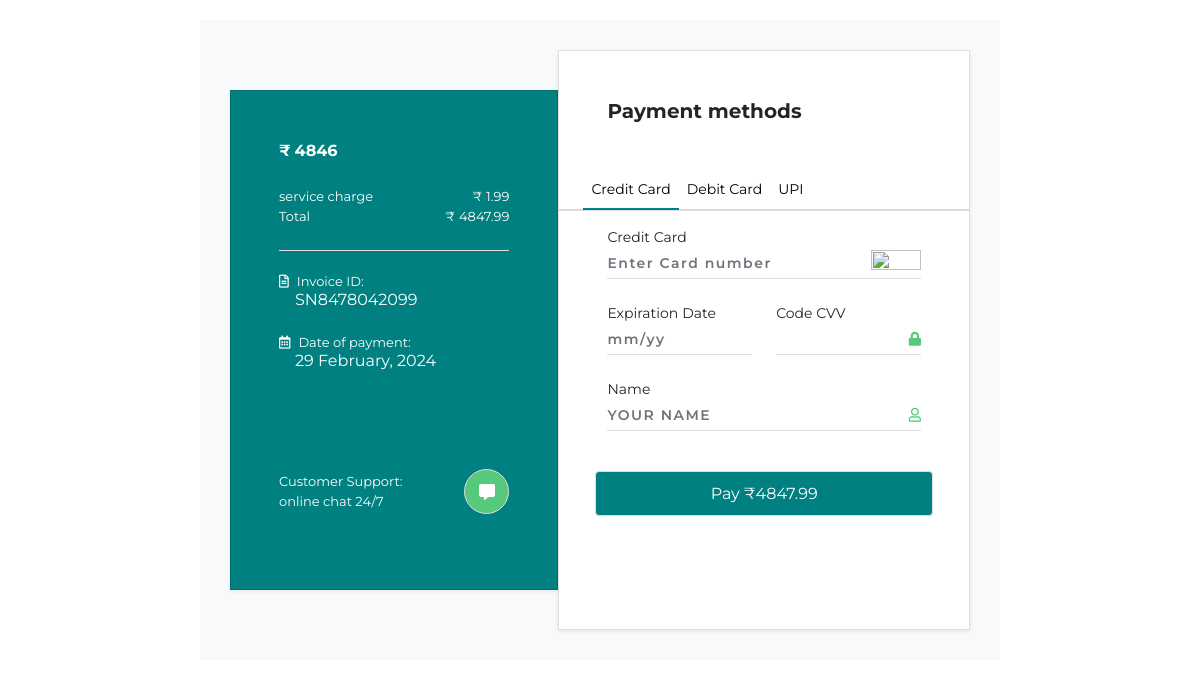
Page /onlinepay.php?oid=76 on the committed database.
### tables this page shows
CREATE TABLE `order_tbl` (
  `order_id` int(3) NOT NULL,
  `user_id` int(5) NOT NULL,
  `order_date` date NOT NULL DEFAULT current_timestamp(),
  `order_status` varchar(15) NOT NULL,
  `order_amount` int(6) NOT NULL,
  `discount` int(4) NOT NULL,
  `fname` varchar(10) NOT NULL,
  `lname` varchar(20) NOT NULL,
  `mobile` bigint(11) NOT NULL,
  `email` varchar(50) NOT NULL,
  `shipping_address` text NOT NULL,
  `shipping_status` varchar(15) NOT NULL
);

### onlinepay.php (the view, shortened to what this page needs)
<!DOCTYPE html>
<html lang="en">
<head>
    <link rel="stylesheet" href="https://cdn.jsdelivr.net/npm/bootstrap@5.0.1/dist/css/bootstrap.min.css">
    <link rel="stylesheet" href="https://cdn.jsdelivr.net/npm/bootstrap@5.0.1/dist/js/bootstrap.bundle.min.js">
    <link rel="stylesheet" href="https://cdnjs.cloudflare.com/ajax/libs/jquery/3.2.1/jquery.min.js">
    <link rel="stylesheet" href="https://use.fontawesome.com/releases/v5.7.2/css/all.css">
</head>
<?php
include 'connection.php';
if(isset($_GET['oid'])){
    $oid=$_GET['oid'];
}
?>
<body>
    <?php
    if(isset($_GET['oid'])){
    $sql="SELECT * FROM `order_tbl` WHERE order_id='$oid'";
    $result=$conn->query($sql);
    $row=$result->fetch_assoc();
    ?>
    <div class="container bg-light d-md-flex align-items-center">
        <div class="card box1 shadow-sm p-md-5 p-md-5 p-4">
            <div class="fw-bolder mb-4"><span >&#8377;</span><span class="ps-1"><?php echo $row['order_amount']; ?></span></div>
            <div class="d-flex flex-column">
                <div class="d-flex align-items-center justify-content-between text"> <span class="">service charge</span>
                    <span >&#8377;<span class="ps-1">1.99</span></span>
                </div>
                <div class="d-flex align-items-center justify-content-between text mb-4"> <span>Total</span> <span
                        >&#8377;<span class="ps-1"><?php echo ($row['order_amount']+1.99); ?></span></span> </div>
                <div class="border-bottom mb-4"></div>
                <div class="d-flex flex-column mb-4"> <span class="far fa-file-alt text"><span class="ps-2">Invoice
                            ID:</span></span> <span class="ps-3">SN8478042099</span> </div>
                <div class="d-flex flex-column mb-5"> <span class="far fa-calendar-alt text"><span class="ps-2">Date of
                            payment:</span></span> <span class="ps-3"><?php
                                    $currentDate = $row['order_date'];
                                    $timestamp2 = strtotime($currentDate);
                                    $formattedDate2 = date("d F, Y", $timestamp2);
                                    echo $formattedDate2;
                              ?></span> </div>
                <div class="d-flex align-items-center justify-content-between text mt-5">
                    <div class="d-flex flex-column text"> <span>Customer Support:</span> <span>online chat 24/7</span>
                    </div>
                    <div class="btn btn-primary rounded-circle"><span class="fas fa-comment-alt"></span></div>
                </div>
            </div>
        </div>
        <div class="card box2 shadow-sm">
            <div class="d-flex align-items-center justify-content-between p-md-5 p-4"> <span
                    class="h5 fw-bold m-0">Payment methods</span>
                <div class="btn btn-primary bar">
                </div>
            </div>
            <ul class="nav nav-tabs mb-3 px-md-4 px-2">
                <li class="nav-item"> <a class="nav-link px-2 active credit" aria-current="page" href="#" id="credit" onclick="filterSelection('credit')">Credit Card</a> </li>
                <li class="nav-item"> <a class="nav-link px-2 debit" href="#" id="Debit" onclick="filterSelection('debit')">Debit Card</a> </li>
                <li class="nav-item"> <a class="nav-link px-2 upi" href="#" id="upi" onclick="filterSelection('upi')">UPI</a> </li>
            </ul>
            <div class="creditcrd filterdiv credit show">
            <form id="paymentFormCredit" action="#">
                <div class="row">
                    <div class="col-12">
                        <div class="d-flex flex-column px-md-5 px-4 mb-4"> <span>Credit Card</span>
                            <div class="inputWithIcon"> <input class="form-control" id="cardNumber" type="text"
                                    placeholder="Enter Card number" maxlength="16" minlength="16" pattern="^[0-9]{16}" required> <span class=""> <img
                                        src="https://www.freepnglogos.com/uploads/mastercard-png/mastercard-logo-logok-15.png"
                                        alt=""></span> </div>
                        </div>
                    </div>
                    <div class="col-md-6">
                        <div class="d-flex flex-column ps-md-5 px-md-0 px-4 mb-4"> <span>Expiration<span
                                    class="ps-1">Date</span></span>
                            <div class="inputWithIcon"> <input type="text" class="form-control" id="cardNumber" pattern="^[0-1][0-9]/[0-9][0-9]" placeholder="mm/yy" required>
                             </div>
                        </div>
                    </div>
                    <div class="col-md-6">
                        <div class="d-flex flex-column pe-md-5 px-md-0 px-4 mb-4"> <span>Code CVV</span>
                            <div class="inputWithIcon"> <input type="password" class="form-control" id="cardNumber" maxlength="3" minlength="3" required> <span
                                    class="fas fa-lock"></span> </div>
                        </div>
                    </div>
                    <div class="col-12">
                        <div class="d-flex flex-column px-md-5 px-4 mb-4"> <span>Name</span>
                            <div class="inputWithIcon"> <input class="form-control text-uppercase" id="cardNumber" type="text"
                                    placeholder="Your name " required> <span class="far fa-user"></span> </div>
                        </div>
                    </div>
                    <div class="col-12 px-md-5 px-4 mt-3">
                        <input type="submit" class="btn submit btn-primary w-100" value="Pay &#8377;<?php echo ($row['order_amount']+1.99); ?>"> </input>
                    </div>
                </div>
            </form>
            </div>
        </div>
    </div>
    <?php
}
?>
</body>
</html>

### onlinepay.php (style rules this page uses)
* { margin: 0; padding: 0; box-sizing: border-box; list-style: none; font-family: 'Montserrat', sans-serif }
.container { margin: 20px auto; width: 800px; padding: 30px }
.card.box1 { width: 350px; height: 500px; background-color: teal; color: white; border-radius: 0 }
.card.box2 { width: 450px; height: 580px; background-color: #ffffff; border-radius: 0 }
.text { font-size: 13px }
.box2 .btn.btn-primary.bar { width: 20px; background-color: transparent; border: none; color: teal }
.box1 .btn.btn-primary { background-color: #57c97d; width: 45px; height: 45px; display: flex; justify-content: center; align-items: center; border: 1px solid #ddd }
.nav.nav-tabs { border: none; border-bottom: 2px solid #ddd }
.nav.nav-tabs .nav-item .nav-link { border: none; color: black; border-bottom: 2px solid transparent; font-size: 14px }
.nav.nav-tabs .nav-item .nav-link.active { border: none; border-bottom: 2px solid teal }
.form-control { border: none; border-bottom: 1px solid #ddd; box-shadow: none; height: 20px; font-weight: 600; font-size: 14px; padding: 15px 0px; letter-spacing: 1.5px; border-radius: 0 }
.inputWithIcon { position: relative }
img { width: 50px; height: 20px; object-fit: cover }
.inputWithIcon span { position: absolute; right: 0px; bottom: 9px; color: #57c97d; cursor: pointer; transition: 0.3s; font-size: 14px }
form { font-size: 14px }
form .btn.btn-primary { width: 100%; height: 45px; display: flex; flex-direction: column; justify-content: center; align-items: center; background-color: teal; border: 1px solid #ddd }
.filterdiv { display:none; }
.show { display:block; }

### rows in the picture
order_tbl: order_amount "4846", $row['order_amount']+1.99 "4847.99", order_date "29 February, 2024", order_amount "Pay ₹4847.99"
